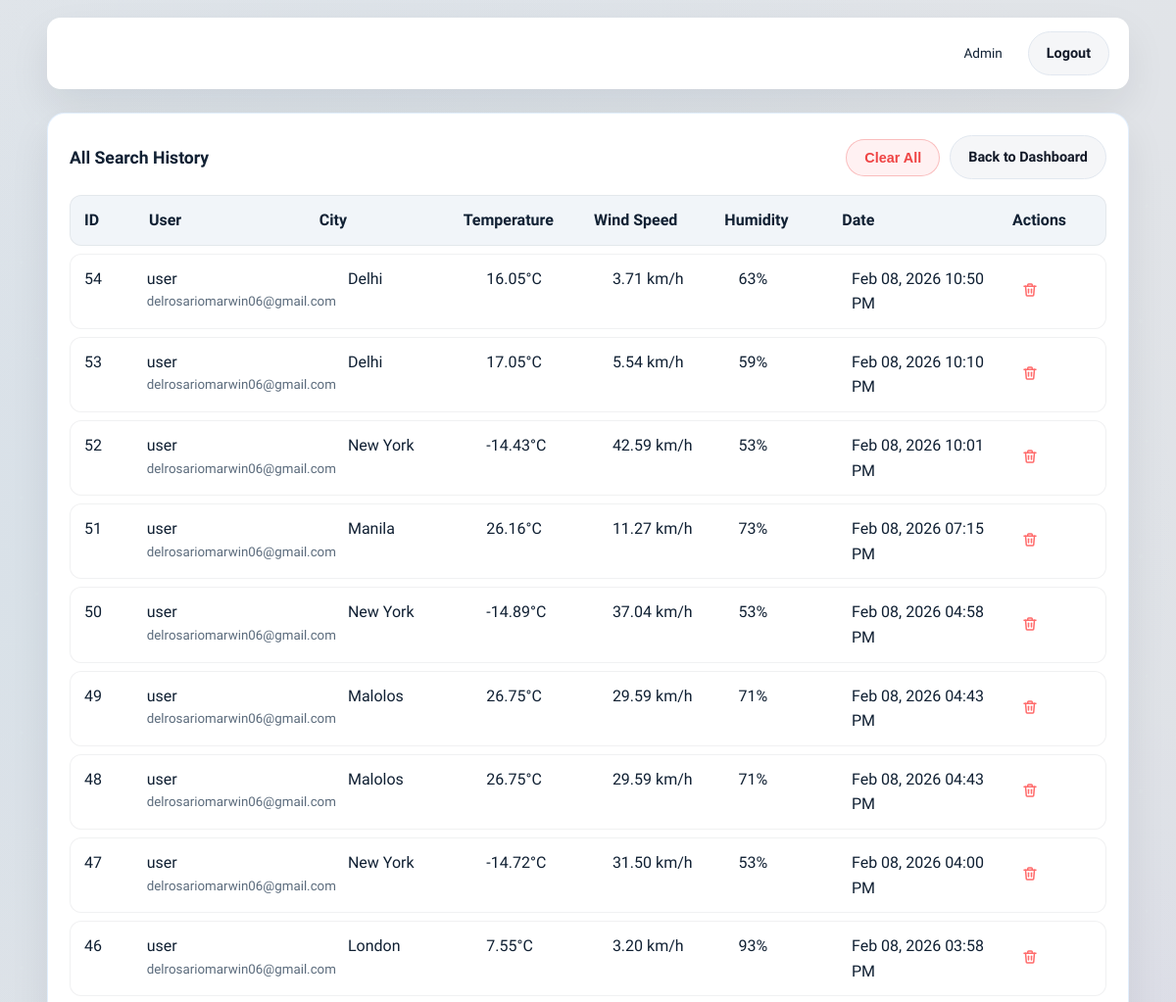
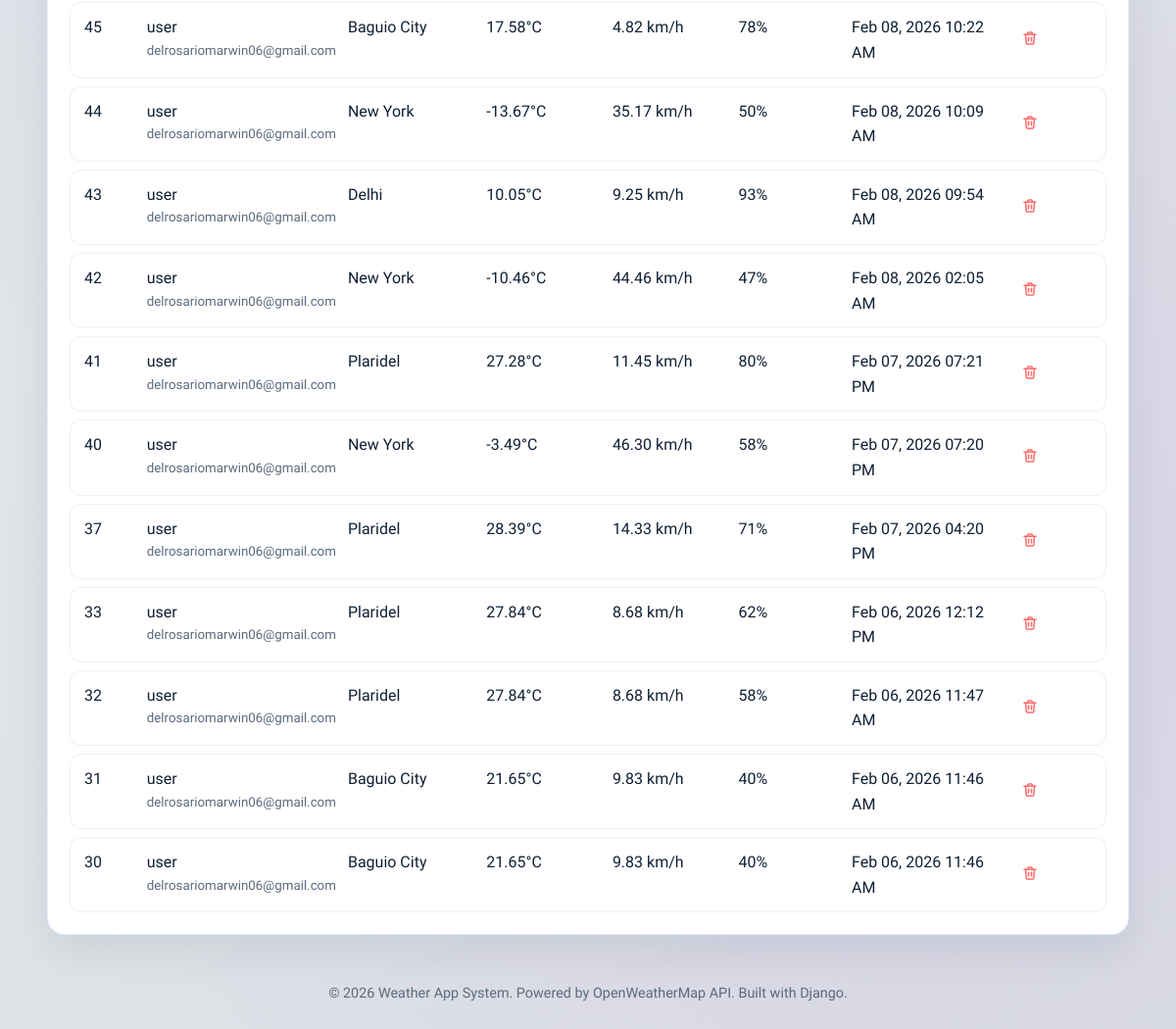
Page /admin-panel/search-history/ (signed in) on the committed database (2 pictures, top to bottom).
### core/models.py (models this page shows, shortened)
class WeatherSearch(models.Model):
    user = models.ForeignKey(
        settings.AUTH_USER_MODEL, on_delete=models.CASCADE, related_name='weather_searches'
    )
    city = models.CharField(max_length=120)
    country = models.CharField(max_length=80, blank=True)
    temperature_c = models.DecimalField(max_digits=5, decimal_places=2, null=True, blank=True)
    humidity = models.PositiveIntegerField(null=True, blank=True)
    wind_speed_kph = models.DecimalField(max_digits=6, decimal_places=2, null=True, blank=True)
    condition_main = models.CharField(max_length=80, blank=True)
    condition_description = models.CharField(max_length=160, blank=True)
    icon_code = models.CharField(max_length=10, blank=True)
    searched_at = models.DateTimeField(auto_now_add=True)
    is_deleted_by_user = models.BooleanField(default=False)
    api_payload = models.JSONField(null=True, blank=True)
    class Meta:
        ordering = ['-searched_at']

### core/views.py (the view)
# urls.py: path('admin-panel/search-history/', views.search_history, name='search_history'),
@user_passes_test(lambda u: u.is_staff)
def search_history(request):
    searches = WeatherSearch.objects.select_related('user').filter(is_deleted_by_user=False).order_by('-searched_at')
    return render(request, 'dashboard/admin_search_history.html', {'searches': searches})

### templates/dashboard/admin_search_history.html (shortened to what this page needs)
{% extends 'base.html' %}
{% load static %}
{% block content %}
  <section class="panel">
    <div class="panel-header">
      <h2>All Search History</h2>
      <div class="header-actions">
        <form method="post" action="{% url 'clear_search_history' %}">
          <button class="btn ghost danger" type="submit">Clear All</button>
        </form>
        <a class="btn ghost" href="{% url 'admin_dashboard' %}">Back to Dashboard</a>
      </div>
    </div>
    <div class="table history">
      <div class="table-row table-head history">
        <span>ID</span>
        <span>User</span>
        <span>City</span>
        <span>Temperature</span>
        <span>Wind Speed</span>
        <span>Humidity</span>
        <span>Date</span>
        <span>Actions</span>
      </div>
      {% for search in searches %}
        <div class="table-row history">
          <span>{{ search.id }}</span>
          <span>{{ search.user.username }}<br><small class="muted">{{ search.user.email }}</small></span>
          <span>{{ search.city }}</span>
          <span>{{ search.temperature_c }}&deg;C</span>
          <span>{% if search.wind_speed_kph %}{{ search.wind_speed_kph }} km/h{% else %}-{% endif %}</span>
          <span>{% if search.humidity %}{{ search.humidity }}%{% else %}-{% endif %}</span>
          <span>{{ search.searched_at|date:"M d, Y h:i A" }}</span>
          <span class="table-actions">
            <form method="post" action="{% url 'delete_search_admin' search.id %}">
              <button class="icon-btn" type="submit" aria-label="Delete search">
                <img src="{% static 'img/icons/delete.svg' %}" alt="Delete" />
              </button>
            </form>
          </span>
        </div>
      {% empty %}
        <p class="muted">No searches yet.</p>
      {% endfor %}
    </div>
  </section>
{% endblock %}

### templates/base.html (shortened to what this page needs)
{% load static %}
<!DOCTYPE html>
<html lang="en">
  <head>
    <link rel="stylesheet" href="{% static 'css/app.css' %}" />
  </head>
  <body data-weather="{% block weather_key %}default{% endblock %}">
    <div class="page">
      {% block topbar %}
      <header class="topbar">
        <nav class="topbar-actions">
          {% if user.is_authenticated %}
            <span class="user-chip">{{ user.username }}</span>
            <a class="btn ghost" href="{% url 'logout' %}">Logout</a>
          {% else %}
            <a class="btn ghost" href="{% url 'login' %}">Login</a>
          {% endif %}
        </nav>
      </header>
      {% endblock %}
      <main class="content">
        {% block content %}{% endblock %}
      </main>
      <footer class="footer">
        &copy; 2026 Weather App System. Powered by OpenWeatherMap API. Built with Django.
      </footer>
    </div>
  </body>
</html>

### static/css/app.css (style rules this page uses)
:root { --bg: #f3f8ff; --panel: #ffffff; --panel-strong: #f7faff; --text: #102033; --muted: #5b6b7c; --primary: #60a5fa; --primary-strong: #3b82f6; --danger: #ef4444; --border: rgba(96, 165, 250, 0.18); --shadow: 0 18px 40px rgba(15, 23, 42, 0.08); }
* { box-sizing: border-box; }
body { margin: 0; font-family: "Sora", sans-serif; color: var(--text); background: var(--bg); min-height: 100vh; background-image: radial-gradient(circle at 25% 25%, rgba(99, 179, 237, 0.1) 0%, transparent 50%), radial-gradient(circle at 75% 75%, rgba(168, 85, 247, 0.1) 0%, transparent 50%), linear-gradient(135deg, #f7fafc 0%, #edf2f7 100%); background-attachment: fixed; line-height: 1.6; -webkit-font-smoothing: antialiased; -moz-osx-font-smoothing: grayscale; }
body::before { content: ""; position: fixed; inset: 0; background: url("../img/texture.svg"); opacity: 0.08; z-index: -1; }
body::after { content: none; }
.page { min-height: 100vh; display: flex; flex-direction: column; gap: 24px; padding: 18px clamp(16px, 6vw, 48px) 60px; }
.topbar { display: flex; justify-content: space-between; align-items: center; gap: 16px; background: var(--panel); border-radius: 14px; padding: 14px 20px; box-shadow: var(--shadow); }
.topbar-actions { display: flex; align-items: center; gap: 12px; }
.user-chip { padding: 6px 14px; background: rgba(255, 255, 255, 0.08); border-radius: 999px; font-size: 0.85rem; }
.btn { border: 1px solid transparent; padding: 10px 18px; border-radius: 999px; font-weight: 600; font-size: 0.9rem; cursor: pointer; transition: transform 0.2s ease, box-shadow 0.2s ease; text-decoration: none; display: inline-flex; align-items: center; justify-content: center; gap: 8px; color: #fff; background: var(--primary); }
.btn.ghost { background: #f5f6f8; border-color: #e2e8f0; color: #111827; }
.btn.ghost.danger { border-color: rgba(239, 68, 68, 0.3); color: var(--danger); background: #fff1f2; }
.content { display: flex; flex-direction: column; gap: 24px; }
.footer { text-align: center; color: var(--muted); font-size: 0.9rem; padding: 24px 0 10px; }
.panel { background: var(--panel); border: 1px solid var(--border); border-radius: 18px; padding: 22px; box-shadow: var(--shadow); transition: transform 0.2s ease, box-shadow 0.2s ease; }
.panel-header { display: flex; align-items: center; justify-content: space-between; gap: 12px; margin-bottom: 16px; }
.panel-header h2 { margin: 0; font-size: 1.1rem; }
.muted { color: var(--muted); }
.icon-btn { border: none; background: transparent; cursor: pointer; padding: 6px; border-radius: 50%; }
.icon-btn img { width: 18px; height: 18px; }
.table { display: grid; gap: 8px; }
.table-row { display: grid; gap: 12px; padding: 12px 14px; border-radius: 12px; border: 1px solid rgba(15, 23, 42, 0.06); background: #fff; }
.table-row.history { grid-template-columns: 0.4fr 1.2fr 1fr 0.9fr 0.9fr 0.8fr 1.2fr 0.6fr; }
.table-head { font-weight: 600; background: #f1f5f9; }
.table-row small { display: block; }
.table-actions { display: inline-flex; gap: 8px; align-items: center; }
.header-actions { display: inline-flex; gap: 10px; align-items: center; }

### rows in the picture
WeatherSearch: id "54", user.username "user", user.email "delrosariomarwin06@gmail.com", city "Delhi", temperature_c "16.05", wind_speed_kph "3.71", humidity "63", searched_at "Feb 08, 2026 10:50 PM"
WeatherSearch: id "53", user.username "user", user.email "delrosariomarwin06@gmail.com", city "Delhi", temperature_c "17.05", wind_speed_kph "5.54", humidity "59", searched_at "Feb 08, 2026 10:10 PM"
WeatherSearch: id "52", user.username "user", user.email "delrosariomarwin06@gmail.com", city "New York", temperature_c "-14.43", wind_speed_kph "42.59", humidity "53", searched_at "Feb 08, 2026 10:01 PM"
WeatherSearch: id "51", user.username "user", user.email "delrosariomarwin06@gmail.com", city "Manila", temperature_c "26.16", wind_speed_kph "11.27", humidity "73", searched_at "Feb 08, 2026 07:15 PM"
WeatherSearch: id "50", user.username "user", user.email "delrosariomarwin06@gmail.com", city "New York", temperature_c "-14.89", wind_speed_kph "37.04", humidity "53", searched_at "Feb 08, 2026 04:58 PM"
WeatherSearch: id "49", user.username "user", user.email "delrosariomarwin06@gmail.com", city "Malolos", temperature_c "26.75", wind_speed_kph "29.59", humidity "71", searched_at "Feb 08, 2026 04:43 PM"
WeatherSearch: id "48", user.username "user", user.email "delrosariomarwin06@gmail.com", city "Malolos", temperature_c "26.75", wind_speed_kph "29.59", humidity "71", searched_at "Feb 08, 2026 04:43 PM"
WeatherSearch: id "47", user.username "user", user.email "delrosariomarwin06@gmail.com", city "New York", temperature_c "-14.72", wind_speed_kph "31.50", humidity "53", searched_at "Feb 08, 2026 04:00 PM"
WeatherSearch: id "46", user.username "user", user.email "delrosariomarwin06@gmail.com", city "London", temperature_c "7.55", wind_speed_kph "3.20", humidity "93", searched_at "Feb 08, 2026 03:58 PM"
WeatherSearch: id "45", user.username "user", user.email "delrosariomarwin06@gmail.com", city "Baguio City", temperature_c "17.58", wind_speed_kph "4.82", humidity "78", searched_at "Feb 08, 2026 10:22 AM"
WeatherSearch: id "44", user.username "user", user.email "delrosariomarwin06@gmail.com", city "New York", temperature_c "-13.67", wind_speed_kph "35.17", humidity "50", searched_at "Feb 08, 2026 10:09 AM"
WeatherSearch: id "43", user.username "user", user.email "delrosariomarwin06@gmail.com", city "Delhi", temperature_c "10.05", wind_speed_kph "9.25", humidity "93", searched_at "Feb 08, 2026 09:54 AM"
WeatherSearch: id "42", user.username "user", user.email "delrosariomarwin06@gmail.com", city "New York", temperature_c "-10.46", wind_speed_kph "44.46", humidity "47", searched_at "Feb 08, 2026 02:05 AM"
WeatherSearch: id "41", user.username "user", user.email "delrosariomarwin06@gmail.com", city "Plaridel", temperature_c "27.28", wind_speed_kph "11.45", humidity "80", searched_at "Feb 07, 2026 07:21 PM"
WeatherSearch: id "40", user.username "user", user.email "delrosariomarwin06@gmail.com", city "New York", temperature_c "-3.49", wind_speed_kph "46.30", humidity "58", searched_at "Feb 07, 2026 07:20 PM"
WeatherSearch: id "37", user.username "user", user.email "delrosariomarwin06@gmail.com", city "Plaridel", temperature_c "28.39", wind_speed_kph "14.33", humidity "71", searched_at "Feb 07, 2026 04:20 PM"
WeatherSearch: id "33", user.username "user", user.email "delrosariomarwin06@gmail.com", city "Plaridel", temperature_c "27.84", wind_speed_kph "8.68", humidity "62", searched_at "Feb 06, 2026 12:12 PM"
WeatherSearch: id "32", user.username "user", user.email "delrosariomarwin06@gmail.com", city "Plaridel", temperature_c "27.84", wind_speed_kph "8.68", humidity "58", searched_at "Feb 06, 2026 11:47 AM"
WeatherSearch: id "31", user.username "user", user.email "delrosariomarwin06@gmail.com", city "Baguio City", temperature_c "21.65", wind_speed_kph "9.83", humidity "40", searched_at "Feb 06, 2026 11:46 AM"
WeatherSearch: id "30", user.username "user", user.email "delrosariomarwin06@gmail.com", city "Baguio City", temperature_c "21.65", wind_speed_kph "9.83", humidity "40", searched_at "Feb 06, 2026 11:46 AM"

### other values in the picture
{{ user.username }} "Admin"
